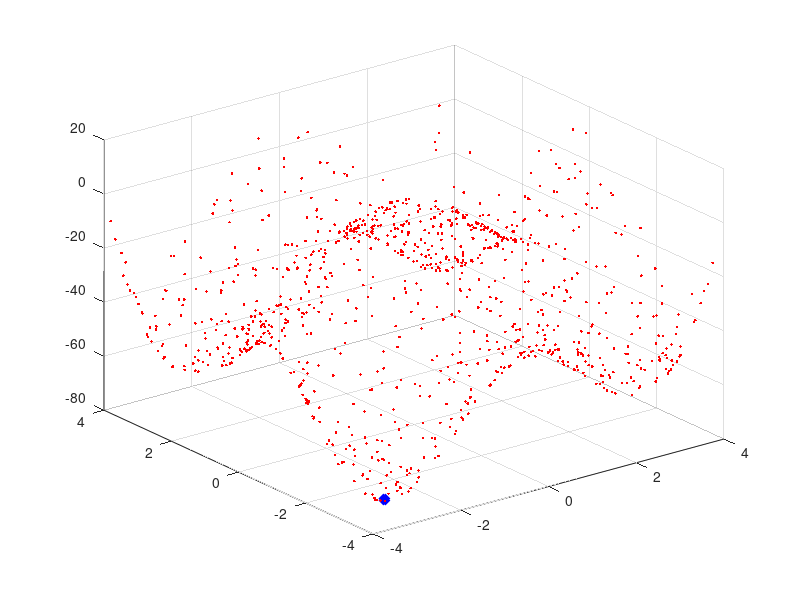

Source code (MATLAB):
clc;
clear all ;
%initialization
swarm_size = 64;                    %Jumlah Partikel
maxIter = 100;                      %
inertia = 1.0;
correction_factor = 2.0;
%posisi awal swarm
a = 1:8;
[X,Y] = meshgrid(a,a);
C = cat(2, X', Y');
D = reshape(C,[],2);
swarm(1:swarm_size,1,1:2)= D ;
swarm(:,2,:) = 0;                       %posisi awal partikel
swarm(:,4,1) = 1000;
plotObjFcb = 1;
%Fungsi
objfcn = @(x)0.5*((x(:,1).^4)-16*(x(:,1).^2)+5*(x(:,1)))+0.5*((x(:,2).^4)-16*(x(:,2).^2)+5*(x(:,2)));


tic;
%iterasi PSO
for iter = 1:maxIter
    swarm(:, 1, 1) = swarm(:, 1, 1) + swarm(:, 2, 1);
    swarm(:, 1, 2) = swarm(:, 1, 2) + swarm(:, 2, 2);
    x = swarm(:, 1, 1);
    y = swarm(:, 1, 2);
    fval = objfcn([x y]);
    
    for i = 1:swarm_size
        if fval(i,1) < swarm(i, 4, 1)
            swarm(i, 3, 1) = swarm(i, 1, 1);
            swarm(i, 3, 2) = swarm(i, 1, 2);
            swarm(i, 4, 1) = fval(i,1);
        end
    end
    
    [~, gbest] = min(swarm(:, 4, 1));
    
            
     swarm(:, 2, 1)= inertia*(rand(swarm_size,1).*swarm(:, 2, 1)) + correction_factor*(rand(swarm_size,1).*(swarm(:, 3, 1)...
         - swarm(:, 1, 1))) + correction_factor*(rand(swarm_size,1).*(swarm(gbest, 3, 1) - swarm(:, 1, 1)));
     swarm(:, 2, 2)= inertia*(rand(swarm_size,1).*swarm(:, 2, 2)) + correction_factor*(rand(swarm_size,1).*(swarm(:, 3, 2)...
         - swarm(:, 1, 2))) + correction_factor*(rand(swarm_size,1).*(swarm(gbest, 3, 2) - swarm(:, 1, 2)));
     
     
     clf;plot(swarm(:, 1, 1), swarm(:, 1, 2), 'x'); grid
     axis([-4 4 -4 4]);
     pause(.5);
     disp(['Iteration:' num2str(iter)]);
     % hold on
end
toc
%plot
if plotObjFcb
    ub = -4;
    lb = 4 ;
    npoints = 1000;
    x = (ub-lb).* rand(npoints,2)+ lb;
    for i = 1:npoints
        f = objfcn([x(i,1) x(i,2)]);
        plot3(x(i, 1),x(i, 2),f ,'.r'); hold on
    end
    plot3(swarm(1, 3, 1), swarm(1, 3, 2), swarm(1, 4, 1),'xb','linewidth',5,'Markersize',5);grid
    hold on
end

x
xg=min(x)